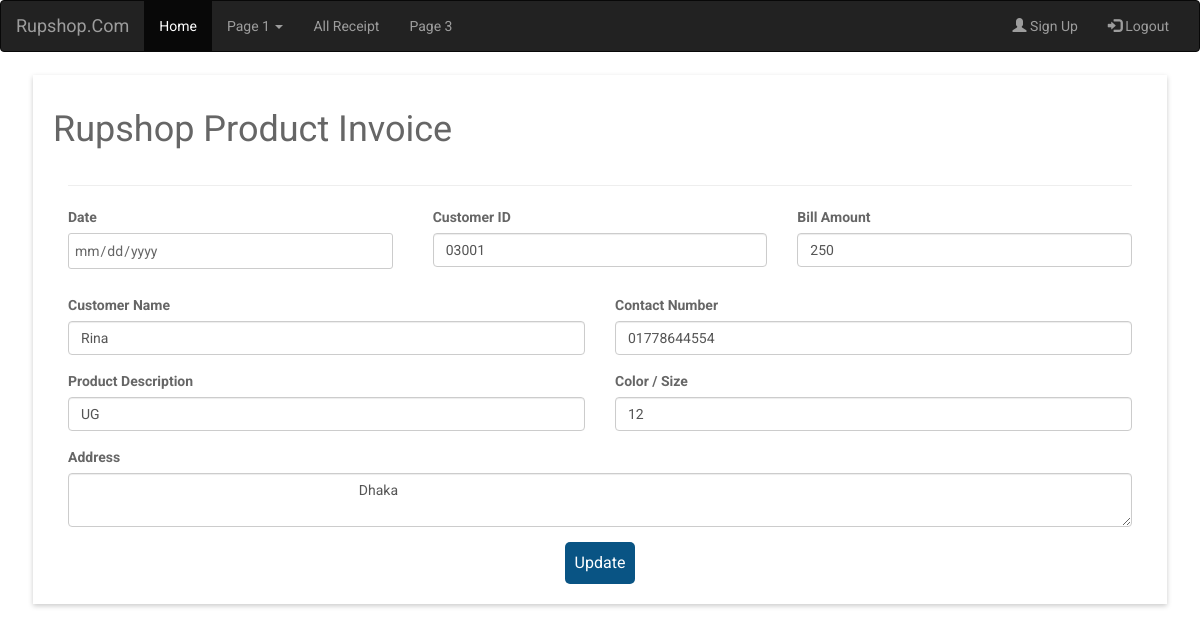
The page /editreceipt.php?rid=1 (signed in) on the database its author committed.
### tables this page shows
CREATE TABLE `receipt` (
  `receipt_id` int(255) NOT NULL,
  `cre_date` varchar(100) NOT NULL,
  `customer_id` varchar(250) NOT NULL,
  `bill_amount` varchar(200) NOT NULL,
  `customer_name` varchar(100) NOT NULL,
  `contact_number` varchar(100) NOT NULL,
  `p_description` varchar(255) NOT NULL,
  `color_size` varchar(100) NOT NULL,
  `address` varchar(100) NOT NULL
);

### editreceipt.php (the view, shortened to what this page needs)
<?php
  include 'db.php';
	if (!empty($_GET)) {
	    $rid = $_GET['rid'];
	    $query = "SELECT *FROM receipt WHERE receipt_id = '$rid'";
	    $res = mysqli_query($link, $query);
	    $data = mysqli_fetch_assoc($res);
	}
?>
<!DOCTYPE html>
<html>
  <head>
    <link rel="stylesheet" href="https://use.fontawesome.com/releases/v5.5.0/css/all.css">
      <link rel="stylesheet" href="https://maxcdn.bootstrapcdn.com/bootstrap/3.4.0/css/bootstrap.min.css">
    <link rel="stylesheet" href="assets/css/style.css">
  </head>
  <body>
	<nav class="navbar navbar-inverse">
	  <div class="container-fluid">
	    <div class="navbar-header">
	      <a class="navbar-brand" href="#">Rupshop.Com</a>
	    </div>
	    <div class="collapse navbar-collapse" id="myNavbar">
	      <ul class="nav navbar-nav">
	        <li class="active"><a href="#">Home</a></li>
	        <li class="dropdown">
	          <a class="dropdown-toggle" data-toggle="dropdown" href="#">Page 1 <span class="caret"></span></a>
	        </li>
	        <li><a href="allreport.php">All Receipt</a></li>
	        <li><a href="#">Page 3</a></li>
	      </ul>
	      <ul class="nav navbar-nav navbar-right">
	        <li><a href="registration.php"><span class="glyphicon glyphicon-user"></span> Sign Up</a></li>
	        <li><a href="logout.php"><span class="glyphicon glyphicon-log-in"></span> Logout</a></li>
	      </ul>
	    </div>
	  </div>
	</nav>
<div class="container">
	<div class="row">
		<div class="col-md-12">
			<div class="testbox">
				<form action="" method="post">
					<h1>Rupshop Product Invoice</h1>
					<div class="col-md-12">
						<hr>
					</div>
					<div class="col-md-12">
						<div class="row">
							<div class="col-md-4">
								<div class="form-group">
									<label>Date</label>
									<input type="date" name="pdate" required/>
								</div>
							</div>
							<div class="col-md-4">
								<div class="form-group">
									<label>Customer ID</label>
									<input type="text" name="cid" value="<?php echo $data['customer_id']?>" class="form-control" required>
								</div>
							</div>
							<div class="col-md-4">
								<div class="form-group">
									<label>Bill Amount</label>
									<input type="text" name="bill" value="<?php echo $data['bill_amount']?>" class="form-control" required>
								</div>
							</div>
						</div>
					</div>
					<div class="col-md-12">
						<div class="row">
							<div class="col-md-6">
								<div class="form-group">
									<label>Customer Name</label>
									<input type="text" name="cname" value="<?php echo $data['customer_name']?>" class="form-control" required>
								</div>
							</div>
							<div class="col-md-6">
								<div class="form-group">
									<label>Contact Number</label>
									<input type="text" name="contact" value="<?php echo $data['contact_number']?>" class="form-control" required>
								</div>
							</div>
						</div>
					</div>
					<div class="col-md-12">
						<div class="row">
							<div class="col-md-6">
								<div class="form-group">
									<label>Product Description</label>
									<input type="text" name="pdes" value="<?php echo $data['p_description']?>" class="form-control" required>
								</div>
							</div>
							<div class="col-md-6">
								<div class="form-group">
									<label>Color / Size</label>
									<input type="text" name="color" value="<?php echo $data['color_size']?>" class="form-control" required>
								</div>
							</div>
						</div>
					</div>
					<div class="col-md-12">
						<div class="row">
							<div class="col-md-12">
								<div class="form-group">
									<label>Address</label>
									<textarea type="text" name="address" class="form-control" rows="2" required>
										<?php echo $data['address']?>
									</textarea>
								</div>
							</div>
						</div>
					</div>
					<div class="btn-block">
						<button type="submit" name="submit" value="Update">Update</button>
					</div>
				</form>
    </div>
		</div>
	</div>
</div>
</body>
</html>

### assets/css/style.css (style rules this page uses)
html, body { min-height: 100%; }
body, div, form, input, select, p { padding: 0; margin: 0; outline: none; font-family: Roboto, Arial, sans-serif; font-size: 14px; color: #666; line-height: 22px; }
h1 { margin: 15px 0; font-weight: 400; }
.testbox { display: flex; justify-content: center; align-items: center; height: inherit; padding: 3px; }
form { width: 100%; padding: 20px; background: #fff; box-shadow: 0 2px 5px #ccc; }
input, select, textarea { margin-bottom: 10px; border: 1px solid #ccc; border-radius: 3px; }
input { width: calc(100% - 10px); padding: 5px; }
textarea { width: calc(100% - 6px); }
.btn-block { margin-top: 20px; text-align: center; }
button { width: auto; padding: 10px; border: none; -webkit-border-radius: 5px; -moz-border-radius: 5px; border-radius: 5px; background-color: #095484; font-size: 16px; color: #fff; cursor: pointer; }

### rows shown on the page
receipt: cid "03001", bill "250", cname "Rina", contact "01778644554", pdes "UG", color "12", address "Dhaka"
